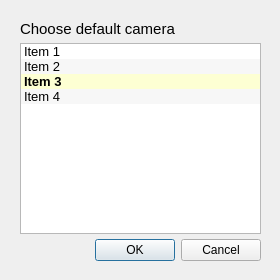
<?xml version="1.0" encoding="UTF-8"?>
<ui version="4.0" connectslotsbyname="false">
 <class>dialogDefCam</class>
 <widget class="QDialog" name="dialogDefCam">
  <property name="geometry">
   <rect>
    <x>0</x>
    <y>0</y>
    <width>280</width>
    <height>280</height>
   </rect>
  </property>
  <property name="sizePolicy">
   <sizepolicy hsizetype="Fixed" vsizetype="Fixed">
    <horstretch>0</horstretch>
    <verstretch>0</verstretch>
   </sizepolicy>
  </property>
  <property name="minimumSize">
   <size>
    <width>280</width>
    <height>280</height>
   </size>
  </property>
  <property name="maximumSize">
   <size>
    <width>280</width>
    <height>280</height>
   </size>
  </property>
  <property name="windowTitle">
   <string notr="true">Choose Camera</string>
  </property>
  <property name="toolTip">
   <string notr="true"/>
  </property>
  <property name="statusTip">
   <string notr="true"/>
  </property>
  <property name="whatsThis">
   <string notr="true"/>
  </property>
  <property name="accessibleName">
   <string notr="true"/>
  </property>
  <property name="accessibleDescription">
   <string notr="true"/>
  </property>
  <widget class="QWidget" name="verticalLayoutWidget">
   <property name="geometry">
    <rect>
     <x>10</x>
     <y>10</y>
     <width>261</width>
     <height>261</height>
    </rect>
   </property>
   <layout class="QVBoxLayout" name="verticalLayout">
    <property name="spacing">
     <number>5</number>
    </property>
    <property name="sizeConstraint">
     <enum>QLayout::SetDefaultConstraint</enum>
    </property>
    <item>
     <widget class="QLabel" name="label">
      <property name="font">
       <font>
        <pointsize>11</pointsize>
       </font>
      </property>
      <property name="toolTip">
       <string notr="true"/>
      </property>
      <property name="statusTip">
       <string notr="true"/>
      </property>
      <property name="whatsThis">
       <string notr="true"/>
      </property>
      <property name="accessibleName">
       <string notr="true"/>
      </property>
      <property name="accessibleDescription">
       <string notr="true"/>
      </property>
      <property name="text">
       <string notr="true">Choose default camera</string>
      </property>
     </widget>
    </item>
    <item>
     <widget class="QListWidget" name="listWidget">
      <property name="font">
       <font>
        <pointsize>10</pointsize>
       </font>
      </property>
      <property name="toolTip">
       <string notr="true"/>
      </property>
      <property name="statusTip">
       <string notr="true"/>
      </property>
      <property name="whatsThis">
       <string notr="true"/>
      </property>
      <property name="accessibleName">
       <string notr="true"/>
      </property>
      <property name="accessibleDescription">
       <string notr="true"/>
      </property>
      <property name="frameShape">
       <enum>QFrame::StyledPanel</enum>
      </property>
      <property name="frameShadow">
       <enum>QFrame::Plain</enum>
      </property>
      <property name="defaultDropAction">
       <enum>Qt::IgnoreAction</enum>
      </property>
      <property name="alternatingRowColors">
       <bool>true</bool>
      </property>
      <property name="iconSize">
       <size>
        <width>20</width>
        <height>20</height>
       </size>
      </property>
      <property name="currentRow">
       <number>-1</number>
      </property>
      <item>
       <property name="text">
        <string notr="true">Item 1</string>
       </property>
       <property name="toolTip">
        <string notr="true"/>
       </property>
       <property name="statusTip">
        <string notr="true"/>
       </property>
       <property name="whatsThis">
        <string notr="true"/>
       </property>
       <property name="icon">
        <iconset resource="../qtresources.qrc">
         <normaloff>:/AutoFTG/resources/CamImages.png</normaloff>:/AutoFTG/resources/CamImages.png</iconset>
       </property>
       <property name="flags">
        <set>ItemIsSelectable|ItemIsEnabled</set>
       </property>
      </item>
      <item>
       <property name="text">
        <string notr="true">Item 2</string>
       </property>
       <property name="toolTip">
        <string notr="true"/>
       </property>
       <property name="statusTip">
        <string notr="true"/>
       </property>
       <property name="whatsThis">
        <string notr="true"/>
       </property>
       <property name="icon">
        <iconset resource="../qtresources.qrc">
         <normaloff>:/AutoFTG/resources/CamImages.png</normaloff>:/AutoFTG/resources/CamImages.png</iconset>
       </property>
       <property name="flags">
        <set>ItemIsSelectable|ItemIsEnabled</set>
       </property>
      </item>
      <item>
       <property name="text">
        <string notr="true">Item 3</string>
       </property>
       <property name="toolTip">
        <string notr="true"/>
       </property>
       <property name="statusTip">
        <string notr="true"/>
       </property>
       <property name="whatsThis">
        <string notr="true"/>
       </property>
       <property name="font">
        <font>
         <weight>75</weight>
         <bold>true</bold>
        </font>
       </property>
       <property name="background">
        <brush brushstyle="SolidPattern">
         <color alpha="255">
          <red>253</red>
          <green>255</green>
          <blue>211</blue>
         </color>
        </brush>
       </property>
       <property name="icon">
        <iconset resource="../qtresources.qrc">
         <normaloff>:/AutoFTG/resources/Pictures.png</normaloff>:/AutoFTG/resources/Pictures.png</iconset>
       </property>
       <property name="flags">
        <set>ItemIsSelectable|ItemIsEnabled</set>
       </property>
      </item>
      <item>
       <property name="text">
        <string notr="true">Item 4</string>
       </property>
       <property name="toolTip">
        <string notr="true"/>
       </property>
       <property name="statusTip">
        <string notr="true"/>
       </property>
       <property name="whatsThis">
        <string notr="true"/>
       </property>
       <property name="icon">
        <iconset resource="../qtresources.qrc">
         <normaloff>:/AutoFTG/resources/CamImages.png</normaloff>:/AutoFTG/resources/CamImages.png</iconset>
       </property>
       <property name="flags">
        <set>ItemIsSelectable|ItemIsEnabled</set>
       </property>
      </item>
     </widget>
    </item>
    <item>
     <widget class="QDialogButtonBox" name="buttonBox">
      <property name="orientation">
       <enum>Qt::Horizontal</enum>
      </property>
      <property name="standardButtons">
       <set>QDialogButtonBox::Cancel|QDialogButtonBox::Ok</set>
      </property>
     </widget>
    </item>
   </layout>
  </widget>
 </widget>
 <layoutdefault spacing="5" margin="10"/>
 <resources>
  <include location="../qtresources.qrc"/>
 </resources>
 <connections>
  <connection>
   <sender>buttonBox</sender>
   <signal>accepted()</signal>
   <receiver>dialogDefCam</receiver>
   <slot>accept()</slot>
   <hints>
    <hint type="sourcelabel">
     <x>248</x>
     <y>254</y>
    </hint>
    <hint type="destinationlabel">
     <x>157</x>
     <y>274</y>
    </hint>
   </hints>
  </connection>
  <connection>
   <sender>buttonBox</sender>
   <signal>rejected()</signal>
   <receiver>dialogDefCam</receiver>
   <slot>reject()</slot>
   <hints>
    <hint type="sourcelabel">
     <x>316</x>
     <y>260</y>
    </hint>
    <hint type="destinationlabel">
     <x>286</x>
     <y>274</y>
    </hint>
   </hints>
  </connection>
 </connections>
 <designerdata>
  <property name="gridDeltaX">
   <number>10</number>
  </property>
  <property name="gridDeltaY">
   <number>10</number>
  </property>
  <property name="gridSnapX">
   <bool>true</bool>
  </property>
  <property name="gridSnapY">
   <bool>true</bool>
  </property>
  <property name="gridVisible">
   <bool>true</bool>
  </property>
 </designerdata>
</ui>
